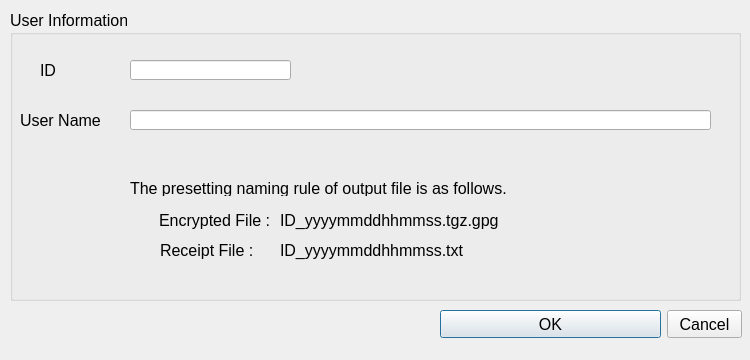
<?xml version="1.0" encoding="UTF-8"?>
<ui version="4.0">
 <class>DialogUserInfo</class>
 <widget class="QDialog" name="DialogUserInfo">
  <property name="geometry">
   <rect>
    <x>0</x>
    <y>0</y>
    <width>750</width>
    <height>360</height>
   </rect>
  </property>
  <property name="sizePolicy">
   <sizepolicy hsizetype="Fixed" vsizetype="Fixed">
    <horstretch>0</horstretch>
    <verstretch>0</verstretch>
   </sizepolicy>
  </property>
  <property name="minimumSize">
   <size>
    <width>750</width>
    <height>360</height>
   </size>
  </property>
  <property name="maximumSize">
   <size>
    <width>750</width>
    <height>360</height>
   </size>
  </property>
  <property name="contextMenuPolicy">
   <enum>Qt::DefaultContextMenu</enum>
  </property>
  <property name="windowTitle">
   <string>User Information Setting</string>
  </property>
  <widget class="QGroupBox" name="groupBox">
   <property name="geometry">
    <rect>
     <x>10</x>
     <y>10</y>
     <width>731</width>
     <height>291</height>
    </rect>
   </property>
   <property name="font">
    <font>
     <pointsize>12</pointsize>
    </font>
   </property>
   <property name="title">
    <string>User Information</string>
   </property>
   <widget class="QLabel" name="label">
    <property name="geometry">
     <rect>
      <x>10</x>
      <y>100</y>
      <width>101</width>
      <height>20</height>
     </rect>
    </property>
    <property name="layoutDirection">
     <enum>Qt::RightToLeft</enum>
    </property>
    <property name="text">
     <string>User Name</string>
    </property>
   </widget>
   <widget class="QLabel" name="label_3">
    <property name="geometry">
     <rect>
      <x>30</x>
      <y>50</y>
      <width>81</width>
      <height>20</height>
     </rect>
    </property>
    <property name="layoutDirection">
     <enum>Qt::RightToLeft</enum>
    </property>
    <property name="text">
     <string>ID</string>
    </property>
   </widget>
   <widget class="QLineEdit" name="lineEdit_Name">
    <property name="geometry">
     <rect>
      <x>120</x>
      <y>100</y>
      <width>581</width>
      <height>20</height>
     </rect>
    </property>
    <property name="toolTip">
     <string/>
    </property>
    <property name="whatsThis">
     <string/>
    </property>
   </widget>
   <widget class="QLineEdit" name="lineEdit_ID">
    <property name="geometry">
     <rect>
      <x>120</x>
      <y>50</y>
      <width>161</width>
      <height>20</height>
     </rect>
    </property>
    <property name="maxLength">
     <number>32</number>
    </property>
   </widget>
   <widget class="QLabel" name="label_4">
    <property name="geometry">
     <rect>
      <x>120</x>
      <y>170</y>
      <width>501</width>
      <height>16</height>
     </rect>
    </property>
    <property name="text">
     <string>The presetting naming rule of output file is as follows.</string>
    </property>
   </widget>
   <widget class="QLabel" name="label_5">
    <property name="geometry">
     <rect>
      <x>270</x>
      <y>200</y>
      <width>231</width>
      <height>20</height>
     </rect>
    </property>
    <property name="text">
     <string>ID_yyyymmddhhmmss.tgz.gpg</string>
    </property>
   </widget>
   <widget class="QLabel" name="label_6">
    <property name="geometry">
     <rect>
      <x>270</x>
      <y>230</y>
      <width>241</width>
      <height>20</height>
     </rect>
    </property>
    <property name="text">
     <string>ID_yyyymmddhhmmss.txt</string>
    </property>
   </widget>
   <widget class="QLabel" name="label_2">
    <property name="geometry">
     <rect>
      <x>149</x>
      <y>200</y>
      <width>111</width>
      <height>20</height>
     </rect>
    </property>
    <property name="layoutDirection">
     <enum>Qt::LeftToRight</enum>
    </property>
    <property name="text">
     <string>Encrypted File : </string>
    </property>
   </widget>
   <widget class="QLabel" name="label_7">
    <property name="geometry">
     <rect>
      <x>150</x>
      <y>230</y>
      <width>111</width>
      <height>20</height>
     </rect>
    </property>
    <property name="layoutDirection">
     <enum>Qt::LeftToRight</enum>
    </property>
    <property name="text">
     <string>Receipt File : </string>
    </property>
   </widget>
  </widget>
  <widget class="QPushButton" name="pushButton_OK">
   <property name="geometry">
    <rect>
     <x>440</x>
     <y>310</y>
     <width>221</width>
     <height>28</height>
    </rect>
   </property>
   <property name="font">
    <font>
     <pointsize>12</pointsize>
    </font>
   </property>
   <property name="text">
    <string>OK</string>
   </property>
  </widget>
  <widget class="QPushButton" name="pushButton_Cancel">
   <property name="geometry">
    <rect>
     <x>667</x>
     <y>310</y>
     <width>75</width>
     <height>28</height>
    </rect>
   </property>
   <property name="font">
    <font>
     <pointsize>12</pointsize>
    </font>
   </property>
   <property name="text">
    <string>Cancel</string>
   </property>
  </widget>
 </widget>
 <resources/>
 <connections/>
</ui>
